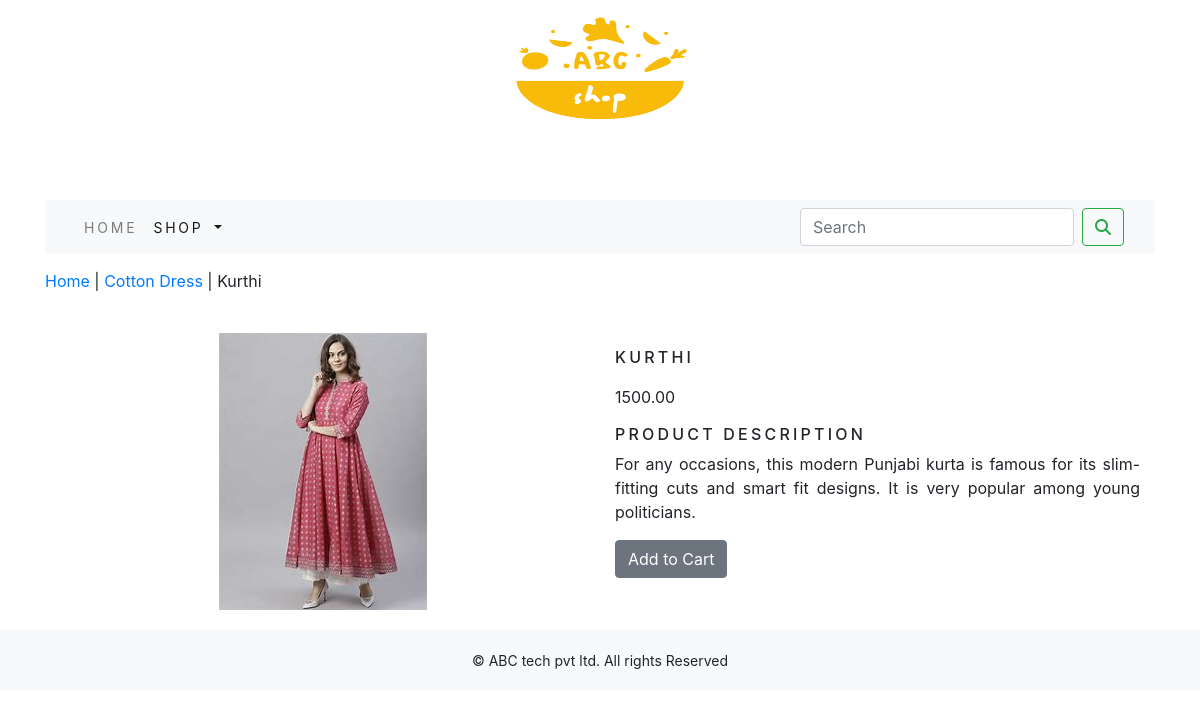
The page /shop/cotton-dress/kurthi/ on the database its author committed.
### shop/models.py (models this page shows, shortened)
class Product(models.Model):
    name=models.CharField(max_length=250,unique=True)
    slug=models.SlugField(max_length=250,unique=True)
    description=models.TextField(blank=True)
    price=models.DecimalField(max_digits=10,decimal_places=2)
    category=models.ForeignKey(Category,on_delete=models.CASCADE)
    image=models.ImageField(upload_to='product',blank=True)
    stock=models.IntegerField()
    available=models.BooleanField(default=True)
    created=models.DateTimeField(auto_now_add=True)
    updated=models.DateTimeField(auto_now=True)
    class Meta:
        ordering=('name',)
        verbose_name='product'
        verbose_name_plural='products'

class Category(models.Model):
    name=models.CharField(max_length=250,unique=True)
    slug=models.SlugField(max_length=250,unique=True)
    description=models.TextField(blank=True)
    image=models.ImageField(upload_to='category',blank=True)
    class Meta:
        ordering=('name'),
        verbose_name='category'
        verbose_name_plural='categories'
    def get_url(self):
        return reverse('shop:products_by_category',args=[self.slug])
    def __str__(self):
        return '{}'.format(self.name)

### shop/views.py (the view)
# urls.py: path('<slug:c_slug>/<slug:product_slug>/',views.proDetail,name='prodCatdetail'),
def proDetail(request,c_slug,product_slug):
    try:
        product=Product.objects.get(category__slug=c_slug,slug=product_slug)
    except Exception as e:
        raise e
    return render(request,'product.html',{'product':product})

### cart/context_processors.py (called while the page is built)
def counter(request):
    item_count=0
    if 'admin' in request.path:
        return {}
    else:
        try:
            cart=Cart.objects.filter(cart_id=_cart_id(request))
            cart_items=CartItem.objects.all().filter(cart=cart[:1])
            for cart_item in cart_items:
                item_count += cart_item.quantity
        except Cart.DoesNotExist:
            item_count = 0
        return dict(item_count=item_count)

### cart/views.py (called while the page is built)
def _cart_id(request):
    cart=request.session.session_key
    if not cart:
        cart=request.session.create()
    return cart

### shop/context_processors.py (called while the page is built)
def menu_links(request):
    links=Category.objects.all()
    return dict(links=links)

### templates/product.html (shortened to what this page needs)
{% extends 'base.html' %}
{% load static %}
{% block content %}
<div class="container">
<div class="row my_prod_row_class">
  <div class="mx_auto">
      <p><a href="{% url 'shop:allProdCat' %}">Home</a> | <a href="{{product.category.get_url}}">{{product.category}}</a> | {{product.name}} </p>
  </div>
    <div class="container">
        <br>
<div class="row">
    <div class="col-12 col-sm-12 col-md-12 col-lg-6 text-center">
        <div style="min-width:18rem">
            <img src="{{product.image.url}}" alt="{{product.name}}">
        </div>
    </div>
        <div class="col-12 col-sm-12 col-md-12 col-lg-6">
            <div>
            <h1 class="my_product-title">{{product.name}}</h1>
            <p>{{product.price}}</p>
            <h2 class="my_title">Product Description</h2>
            <p class="text-justify my_prod_text">{{product.description}}</p>
            {% if product.stock <= 0 %}
            <p class="text-justify my_prod_text"><b>Out of Stock</b></p>
            {% else %}
            <a class="btn btn-secondary" href="{% url 'cart:add_cart' product.id %}">Add to Cart</a>
   {% endif %}
            </div>
    </div>
</div>
</div>
</div>
</div>
{% endblock %}

### static/css/custom.css (style rules this page uses)
body { font-family: 'Roboto', sans-serif; }
.my_title { font-size: 16px; text-transform: uppercase; letter-spacing: .2em; }
.my_prod_row_class { padding-top: 15px; padding-bottom:20px; }
.my_product-title { font-size:16px; text-transform:uppercase; letter-spacing:.2em; padding-top:15px; padding-bottom:10px; }

### rows shown on the page
Product: category "Cotton Dress", name "Kurthi", image (picture), name "KURTHI", price "1500.00", description "For any occasions, this modern Punjabi kurta is famous for its slim-fitting cuts and smart fit designs. It is very popular among young politicians."
